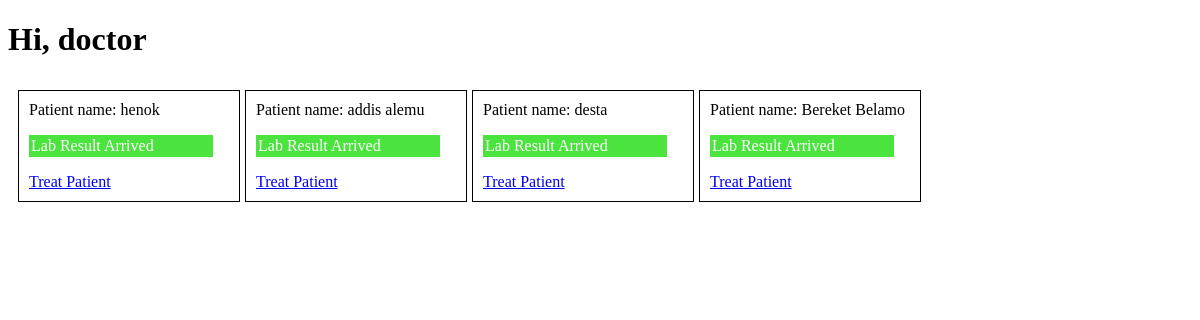
The page /doctor/ on the database as committed earlier.
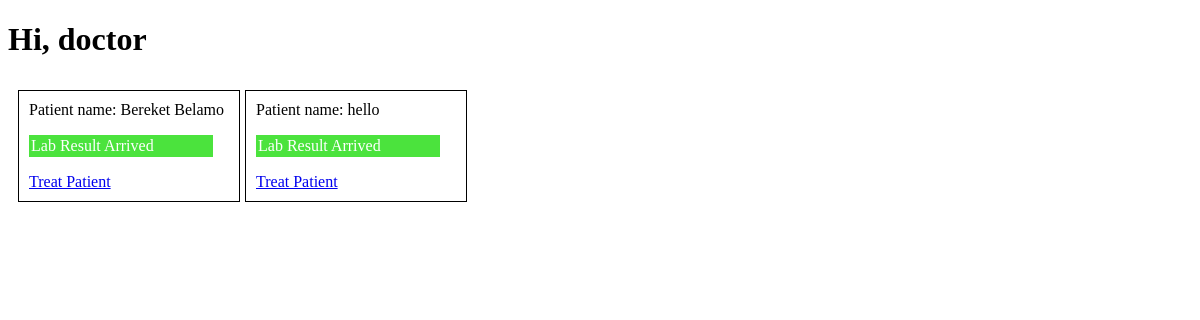
The same page on the database as committed later.
### App/models.py (models this page shows, shortened)
class Visit(models.Model):
    status_choice = [
        ('waiting' ,'Waiting'),
        ('nurse' , 'With Nurse'),
        ('doctor' , 'With Doctor'),
        ('lab' , 'Lab'),
        ('completed' , 'Completed'),
        ('incomplete' , 'InComplete')
    ]
    patient = models.ForeignKey(Patient, on_delete=models.CASCADE)
    status = models.CharField(choices=status_choice, default='waiting')
    visit_date = models.DateTimeField(auto_now_add=True)

class Patient(models.Model):
    name = models.CharField(max_length=100)
    date_of_birth = models.DateField()
    Sex_choice = [
        ('M', 'Male'),
        ('F', "Female")
    ]
    sex = models.CharField(choices=Sex_choice)
    allergy = models.CharField()
    zone = models.CharField(max_length=50)
    city = models.CharField(max_length=50)
    phone = models.CharField(max_length=20)
    emergency_contact = models.CharField(max_length=20)
    date_registered = models.DateTimeField(auto_now_add=True)

### App/views.py (the view)
# urls.py: path('doctor/', views.doctorVisits, name = 'doctorVisits'),
def doctorVisits(request):
    visits = Visit.objects.filter(status='doctor').select_related('patient').order_by('visit_date')
    labresult = LabResult.objects.filter(status='arrived')
    for visit in visits:
        visit.has_arrived_result = labresult.filter(lab_request__visit=visit).exists()
    context = {'visits': visits,}
    return render(request, 'doctor/onvisit.html', context)

### App/templates/doctor/onvisit.html (shortened to what this page needs)
<!DOCTYPE html>
<html lang="en">
<head>
</head>
<body>
    <h1>Hi, doctor</h1>
<div class="contanier" style = "display:flex; gap:5px; wrap:wrap; padding:10px;">
{% for visit in visits %}
<div class="form-group"style="border:1px solid black; width:200px; padding:10px;">
    <label>Patient name: {{ visit.patient.name }}</label>
    <br>
    {% if visit.has_arrived_result %}
        <p style="
            background-color:#4BE33D;
            padding:2px;
            color:white;
            width:180px;
        ">
            Lab Result Arrived
        </p>
    {% endif %}
    <a href="{% url 'treatPatient' visit.id %}">Treat Patient</a>
</div>
{% endfor %}
</div>
</body>
</html>

Rows that differ between the two databases and show on the page:
no longer on this page (row edited): Visit: patient.name "henok", shows "Lab Result Arrived"
no longer on this page (row edited): Visit: patient.name "addis alemu", shows "Lab Result Arrived"
no longer on this page (row edited): Visit: patient.name "desta", shows "Lab Result Arrived"
now on this page (row edited): Visit: patient.name "hello", shows "Lab Result Arrived"
